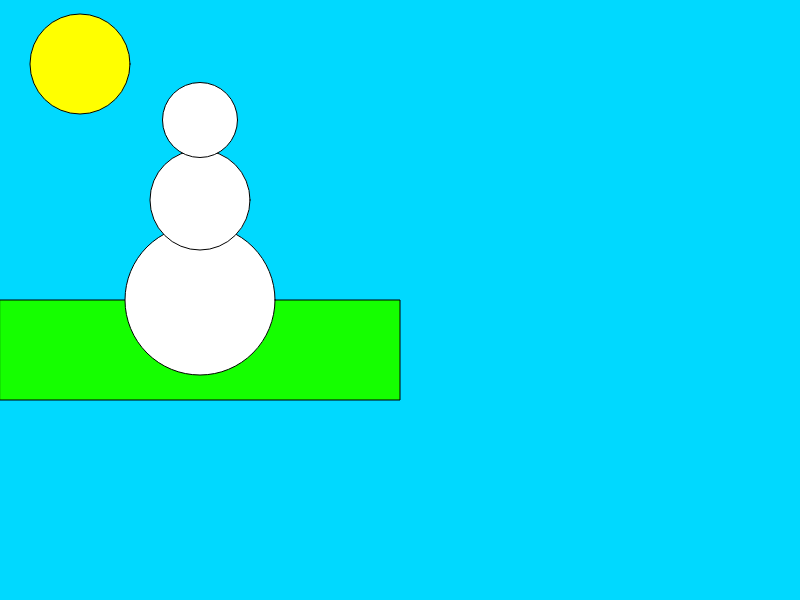
Frame 1 (no input)
Frame 60 (no input): identical to frame 1, image omitted
Frame 120 (the mouse pressed at the canvas centre since frame 60): identical to frame 1, image omitted

The p5.js sketch that drew this single still picture (run headless with seeded random() and noise() and a simulated clock; from frame 60 on, the mouse is pressed at the canvas centre):

// p5.js sketch
// ── sketch.js
function setup() {
  // put setup code here
  createCanvas(800, 600);
}

function draw() {
  // put drawing code here
  background(0, 217, 255);
  // The ground
  fill(21, 255, 0);
  rect(0, 300, 400, 100);

  // The sun
  fill(255, 255, 0);
  ellipse(80, 64, 100, 100);

  // The snowman
  fill(255, 255, 255);
  ellipse(200, 300, 150, 150);
  ellipse(200, 200, 100, 100);
  ellipse(200, 120, 75, 75);
}
